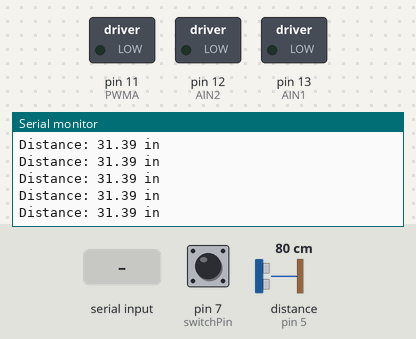
This sketch was run on a simulated Arduino Uno, built with avr-gcc and run on an emulated ATmega328P. Shown: switched loads named in the sketch (green lamp = pin HIGH), the last lines printed to the serial monitor. Wiring (inferred from the names in the program): ultrasonic range finder: trigger pin 6; echo pin 5. The test bench sets the inputs (shaded band); at power-on: distance to the obstacle (sensor on pin 5) 80 cm, pin 7 (switchPin) HIGH. The echo pulse lasts 58.3 µs per cm; pins used as bus, display or sensor lines are not drawn.

Above: at 1.2 s.
1.3 s: distance to the obstacle (sensor on pin 5) set to 2 cm
At 2.3 s:
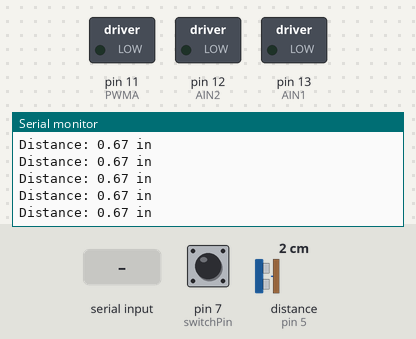
4.3 s: "90,45\n" received over Serial
At 5.2 s:
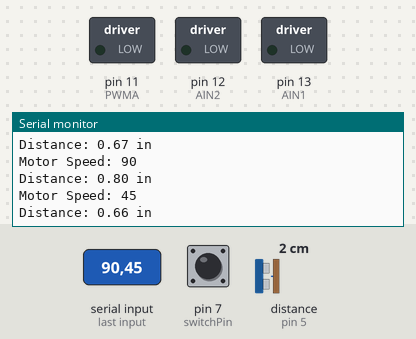
5.9 s: "30,150\n" received over Serial
8.9 s: "5\n" received over Serial
Timing chart, 0 to 11.9 s (numbered marks = the images above; inputs shaded):
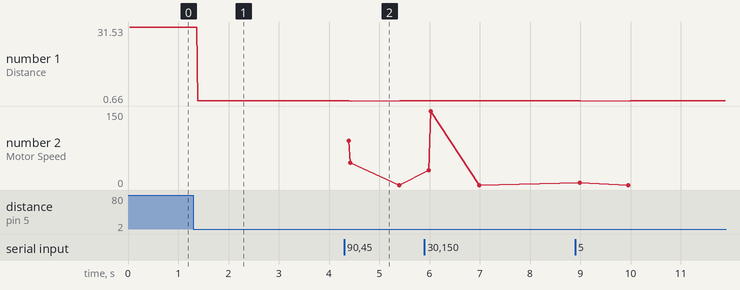

Measured:
- after the input at 1.3 s, the serial monitor: prints a new line after 0.08 s (image 1)
- after the input at 4.3 s, the serial monitor: prints a new line after 0.09 s (image 2)
- plotted number 1: 31.39 → 0.67 after the input at 1.3 s

The sketch:

discoStop.ino
```cpp
/*
SparkFun Inventor’s Kit
Circuit 5A - Motor Basics

Learn how to control one motor with the motor driver.

This sketch was written by SparkFun Electronics, with lots of help from the Arduino community.
This code is completely free for any use.

View circuit diagram and instructions at: https://learn.sparkfun.com/tutorials/sparkfun-inventors-kit-experiment-guide---v40
Download drawings and code at: https://github.com/sparkfun/SIK-Guide-Code
*/

//PIN VARIABLES
//the motor will be controlled by the motor A pins on the motor driver
const int AIN1 = 13;           //control pin 1 on the motor driver for the right motor
const int AIN2 = 12;            //control pin 2 on the motor driver for the right motor
const int PWMA = 11;            //speed control pin on the motor driver for the right motor

const int trigPin = 6;
const int echoPin = 5;

float distance = 0;            //variable to store the distance measured by the distance sensor

int switchPin = 7;             //switch to turn the robot on and off

//VARIABLES
int motorSpeed = 150;       //starting speed for the motor

void setup() {
  pinMode(trigPin, OUTPUT);       //this pin will send ultrasonic pulses out from the distance sensor
  pinMode(echoPin, INPUT);        //this pin will sense when the pulses reflect back to the distance sensor

  pinMode(switchPin, INPUT_PULLUP);   //set this as a pullup to sense whether the switch is flipped

  //set the motor contro pins as outputs
  pinMode(AIN1, OUTPUT);
  pinMode(AIN2, OUTPUT);
  pinMode(PWMA, OUTPUT);

  Serial.begin(9600);                       //begin serial communication with the computer

  Serial.println("Enter motor speed (0-255)... ");    //Prompt to get input in the serial monitor.
}

void loop() {
  distance = getDistance();
  Serial.print("Distance: ");
  Serial.print(distance);
  Serial.println(" in");              // print the units

  if (Serial.available() > 0){          //if the user has entered something in the serial monitor
    motorSpeed = Serial.parseInt();     //set the motor speed equal to the number in the serial message

    Serial.print("Motor Speed: ");      //print the speed that the motor is set to run at
    Serial.println(motorSpeed);
  }

  if(digitalRead(7) == LOW && distance >= 70){            //if the switch is on...
    spinMotor(motorSpeed);
  } else{                               //if the switch is off...
      spinMotor(0);                   //turn the motor off
  }


}

/********************************************************************************/
void spinMotor(int motorSpeed)                       //function for driving the right motor
{
  if (motorSpeed > 0)                                 //if the motor should drive forward (positive speed)
  {
    digitalWrite(AIN1, HIGH);                         //set pin 1 to high
    digitalWrite(AIN2, LOW);                          //set pin 2 to low
  }
  else if (motorSpeed < 0)                            //if the motor should drive backwar (negative speed)
  {
    digitalWrite(AIN1, LOW);                          //set pin 1 to low
    digitalWrite(AIN2, HIGH);                         //set pin 2 to high
  }
  else                                                //if the motor should stop
  {
    digitalWrite(AIN1, LOW);                          //set pin 1 to low
    digitalWrite(AIN2, LOW);                          //set pin 2 to low
  }
  analogWrite(PWMA, abs(motorSpeed));                 //now that the motor direction is set, drive it at the entered speed
}
float getDistance()
{
  float echoTime;                   //variable to store the time it takes for a ping to bounce off an object
  float calcualtedDistance;         //variable to store the distance calculated from the echo time

  //send out an ultrasonic pulse that's 10ms long
  digitalWrite(trigPin, HIGH);
  delayMicroseconds(10);
  digitalWrite(trigPin, LOW);

  echoTime = pulseIn(echoPin, HIGH);      //use the pulsein command to see how long it takes for the
                                          //pulse to bounce back to the sensor

  calcualtedDistance = echoTime / 148.0;  //calculate the distance of the object that reflected the pulse (half the bounce time multiplied by the speed of sound)

  return calcualtedDistance;              //send back the distance that was calculated
}
```
